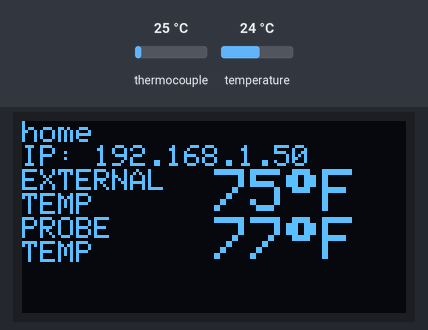
The sketch below on a simulated ESP8266 (NodeMCU). On the bench: 128×64 one-colour display. The test bench sets the inputs (shaded band); at power-on: thermocouple 25 °C, temperature 24 °C. WiFi joins after 1.5 s; servers stay silent unless stated; the display library's start-up logo is not drawn; uploads are accepted with an empty reply; what the sketch prints to the serial monitor is not drawn.

Above: at 7.3 s.
7.4 s: thermocouple set to 6 °C
At 8.8 s:
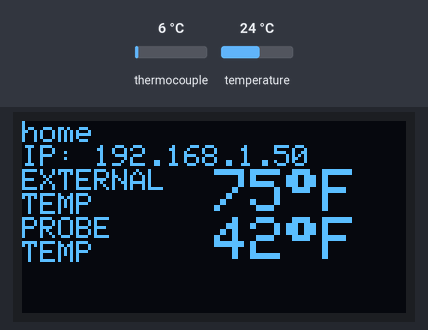
9.1 s: temperature set to 12 °C
At 11.1 s:
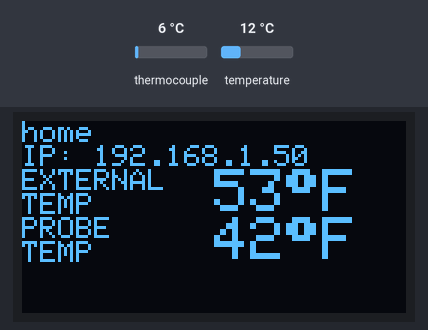
12.0 s: thermocouple set to 75 °C
At 14.6 s:
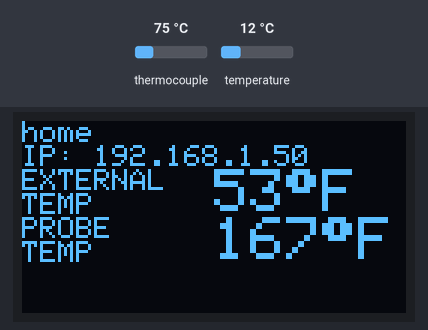
14.9 s: temperature set to 19 °C
At 16.9 s:
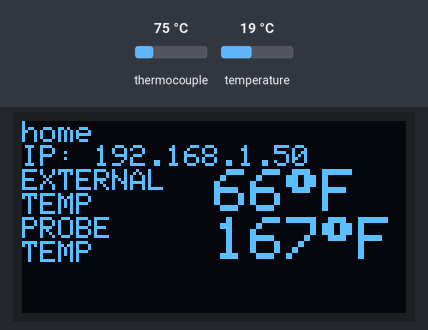
17.8 s: thermocouple set to 150 °C
At 20.4 s:
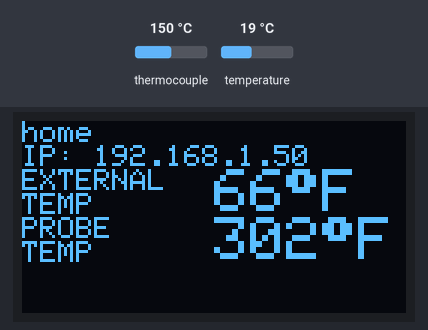
20.7 s: temperature set to 28 °C
At 22.7 s:
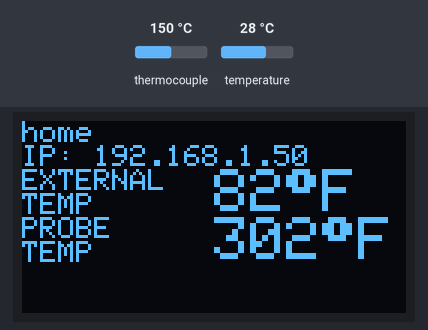
Timing chart, 0 to 24.2 s (numbered marks = the images above; inputs shaded):
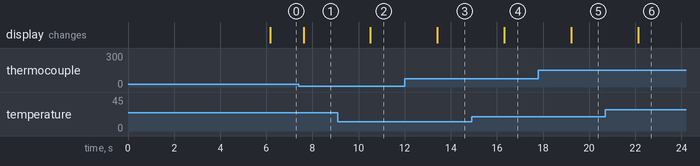

Measured:
- after the input at 7.4 s, the display: changes after 0.21 s (image 1)
- after the input at 9.1 s, the display: changes after 1.4 s (image 2)
- after the input at 12.0 s, the display: changes after 1.4 s (image 3)
- after the input at 14.9 s, the display: changes after 1.4 s (image 4)
- after the input at 17.8 s, the display: changes after 1.4 s (image 5)
- after the input at 20.7 s, the display: changes after 1.4 s (image 6)

The sketch:

NodeMCU_Solar_Oven_Probe.ino
```cpp
#include <SPI.h>
#include <Wire.h>
#include <Adafruit_GFX.h>
#include <Adafruit_SSD1306.h>
#include "Adafruit_MAX31855.h"
#include <ESP8266WiFi.h>
#include <WiFiClientSecure.h>

//For scanning of availible wifi networks
#include <DNSServer.h>
#include <ESP8266WebServer.h>
#include <WiFiManager.h>
#include <ESP8266HTTPClient.h>


/* From local working version
#ifndef STASSID
#define STASSID "Poppy's Slow Friend"
#define STAPSK  "2SlowFurYou"
#endif

const char* ssid = STASSID;
const char* password = STAPSK;
const char* host = "script.google.com";
*/

//Needed for the GET
const char* host = "script.google.com";

//For the OLED
#define SCREEN_WIDTH 128 // OLED display width, in pixels
#define SCREEN_HEIGHT 64 // OLED display height, in pixels

// Declaration for an SSD1306 display connected to I2C (SDA, SCL pins)
#define OLED_RESET     -1 // Reset pin # (or -1 if sharing Arduino reset pin)
Adafruit_SSD1306 display(SCREEN_WIDTH, SCREEN_HEIGHT, &Wire, OLED_RESET);

#define LOGO_HEIGHT   16
#define LOGO_WIDTH    16
static const unsigned char PROGMEM logo_bmp[] =
{ B00000000, B11000000,
  B00000001, B11000000,
  B00000001, B11000000,
  B00000011, B11100000,
  B11110011, B11100000,
  B11111110, B11111000,
  B01111110, B11111111,
  B00110011, B10011111,
  B00011111, B11111100,
  B00001101, B01110000,
  B00011011, B10100000,
  B00111111, B11100000,
  B00111111, B11110000,
  B01111100, B11110000,
  B01110000, B01110000,
  B00000000, B00110000 };


/* Pin 13 is to turn on the fan if
 * active cooling is required
 */
int val;
int elapsedTime;
int linecount = 0;
int secondsToWait = 10;
bool displayFarh = true;
// Using LM35dz Temperature Sensors
//int probeTempPin = 0;
//int controlTempPin = 1;

// Thermocouple Setup
#define MAXDO   12
#define MAXCS   13
#define MAXCLK  14
Adafruit_MAX31855 thermocouple(MAXCLK, MAXCS, MAXDO);

bool usingThermocouple = true;
int fanPin = 0;

void setup(){
  Serial.begin(115200);
  //Serial.println(WiFi.localIP());

  //Display Setup
  if(!display.begin(SSD1306_SWITCHCAPVCC, 0x3C)) {
    Serial.println(F("SSD1306 allocation failed"));
    for(;;); // Don't proceed, loop forever
  }
  display.display();
  delay(2000); // Pause for 2 seconds

  // Clear the buffer
  display.clearDisplay();
  display.setTextSize(1); // Draw 2X-scale text
  display.setTextColor(WHITE);
  display.setCursor(0, 0);
  display.display();      // Show initial text
  delay(2000);
  // Probe setup
  //Serial.begin(9600);
  //pinMode(fanPin,OUTPUT);
  //Serial.println("MAX31855 test");
  //display.println("MAX31855 test");
  //linecount += 1;
  display.display();      // Show initial text
  // wait for MAX chip to stabilize
  delay(500);
  //Serial.println("Initializing sensor...");
  //display.println("Initializing sensor...");
  //linecount += 2;

  display.display();      // Show initial text
  if (!thermocouple.begin()) {
    Serial.println("ERROR.");
    while (1) delay(10);
  }
  //display.println("Setup complete!");
  //linecount += 1;
  //display.display();      // Show initial text
  //for(;;);
  display.cp437(true);         // Use full 256 char 'Code Page 437' font

  WiFiManager wifiManager;
  wifiManager.resetSettings();
  wifiManager.autoConnect("IoT Thermocouple WiFi Manager");
  Serial.println("connected :)");

  /* Old wi-fi way
  //Set up Wifi Last
  Serial.println();
  Serial.print("Connecting to ");
  Serial.println(ssid);
  display.println("Connecting to:");
  display.println(ssid);
  WiFi.begin(ssid, password);
  int attempts = 0;
  while ((WiFi.status() != WL_CONNECTED)){// and (attempts < (secondsToWait * 2))) {
    delay(500);
    display.print(".");
    display.display();      // Show initial text
    Serial.print(".");
    attempts += 1;
  }
  //Serial.println("");
  //Serial.println("WiFi connected");
  //Serial.println("IP address: ");
  //Serial.println(WiFi.localIP());
  */
}

void loop(){
  if (WiFi.status() == WL_CONNECTED){
          while(WiFi.status() == WL_CONNECTED){
            //The code within this while statement is the original code
              displayConnectionStatus();
              double controlCel,controlFarh,probeCel,probeFarh;
              if (usingThermocouple){
                controlCel = thermocouple.readInternal();
                controlFarh = (controlCel*9)/5 +32;
                probeCel = thermocouple.readCelsius();
                probeFarh = thermocouple.readFahrenheit();

                //Alert the user of issues with the thermocouple
                if (isnan(probeCel) || isnan(probeFarh)) {
                  //Serial.println("Something wrong with thermocouple!");
                  display.println("Something wrong with thermocouple!");
                  display.display();      // Show initial text
                  delay(2000); // Pause for 2 seconds
                }
              }
              //Code for using the LM35DZ
              else {
                //int controlVal = analogRead(controlTempPin);
                //int probeVal = analogRead(probeTempPin);
                //double controlMv = ( controlVal / 1024.0) * 5000;
                //controlCel = controlMv / 10;
                //controlFarh = (controlCel*9)/5 +32;

                //double probeMv = ( probeVal / 1024.0) * 5000;
                //probeCel = probeMv / 10;
                //probeFarh = (probeCel*9)/5 +32;
              }
              String dataString = "https://script.google.com/macros/s/AKfycbxcUAeg5-5sXFpilqjyCp6gf1LW6KWw7Xn2bBnEYHhgtOau0VtY-oxenxmxIYVrv4vw/exec?BoardTempC="+String(controlCel)+"&BoardTempF="+String(controlFarh)+"&ProbeTempC="+String(probeCel)+"&ProbeTempF="+String(probeFarh);

              //Display the Temperature at the board
              display.setTextSize(1); // Draw 2X-scale text
              display.setCursor(0, 16);
              display.print("EXTERNAL");
              display.setCursor(0, 24);
              display.println("TEMP");
              display.setCursor(64, 16);
              display.setTextSize(2); // Draw 2X-scale text
              if (displayFarh){
                display.print(int(controlFarh));
                display.write(248);
                display.print("F");
              }
              else {
                display.print(int(controlCel));
                display.write(248);
                display.print("C");
              }

              //Display the Temperature at the probe
              display.setTextSize(1); // Draw 2X-scale text
              display.setCursor(0, 32);
              display.print("PROBE");
              display.setCursor(0, 40);
              display.println("TEMP");
              display.setCursor(64, 32);
              display.setTextSize(2); // Draw 2X-scale text
              if (displayFarh){
                display.print(int(probeFarh));
                display.write(248);
                display.print("F");
              }
              else {
                display.print(int(probeCel));
                display.write(248);
                display.print("C");
              }

              //this line causes toggle between farenhiet and celcious
              //displayFarh = !displayFarh;
              display.display();
              //set delay on how often to check temp
              delay(1000); // Pause for 10 seconds

              //If we are online, report the temperature
              String temp = WiFi.localIP().toString();
              Serial.println(temp);
              if (!temp.equals("(IP unset)")){
                WiFiClientSecure client;
                const int httpPort = 443; // 80 is for HTTP / 443 is for HTTPS!
                client.setInsecure(); // this is the magical line that makes everything work
                //Handle losing connection
                if (!client.connect(host, httpPort)) {
                  //Serial.println("connection failed");
                  return;
                }
                // We now create a URI for the request
                String url = "/macros/s/AKfycbxcUAeg5-5sXFpilqjyCp6gf1LW6KWw7Xn2bBnEYHhgtOau0VtY-oxenxmxIYVrv4vw/exec?";
                url += "BoardTempC="+String(controlCel)+"&";
                url += "BoardTempF="+String(controlFarh)+"&";
                url += "ProbeTempC="+String(probeCel)+"&";
                url += "ProbeTempF="+String(probeFarh);

                //Serial.print("Requesting URL: ");
                //Serial.println(url);

                /* Old way
                // This will send the request to the server
                client.print(String("GET ") + url + " HTTP/1.1\r\n" +
                             "Host: " + host + "\r\n" +
                             "Connection: close\r\n\r\n");
                */
                HTTPClient http;
                http.begin(client, dataString.c_str());

                Serial.println(dataString);
                Serial.println(url);

                // Send HTTP GET request
                int httpResponseCode = http.GET();

                if (httpResponseCode>0) {
                  Serial.print("HTTP Response code: ");
                  Serial.println(httpResponseCode);
                  String payload = http.getString();
                  Serial.println(payload);
                  //Handle redirect
                  if (httpResponseCode == 302){
                    int begining_index = payload.indexOf('f')+2;
                    int end_index = payload.lastIndexOf('h')-2;
                    String redirect = payload.substring(begining_index,end_index - begining_index);
                    Serial.println(redirect);
                    http.end();
                    http.begin(client, redirect.c_str());
                    httpResponseCode = http.GET();
                    if (httpResponseCode>0) {
                      Serial.print("HTTP Response code: ");
                      Serial.println(httpResponseCode);
                      String payload = http.getString();
                      Serial.println(payload);
                    }
                    else {
                      Serial.print("Error code: ");
                      Serial.println(httpResponseCode);
                    }
                  }
                }
                else {
                  Serial.print("Error code: ");
                  Serial.println(httpResponseCode);
                }
                // Free resources
                http.end();
              }
          }
  }


}

void displayConnectionStatus(){
  display.clearDisplay();
  display.setCursor(0, 0);
  display.setTextSize(1); // Draw 2X-scale text
  String temp = WiFi.localIP().toString();
  if (!temp.equals("(IP unset)")){
    display.println(WiFi.SSID());
    display.print("IP: ");
    display.println(WiFi.localIP());
  }
  else {
    display.println("Not Recording");
  }
}
```
